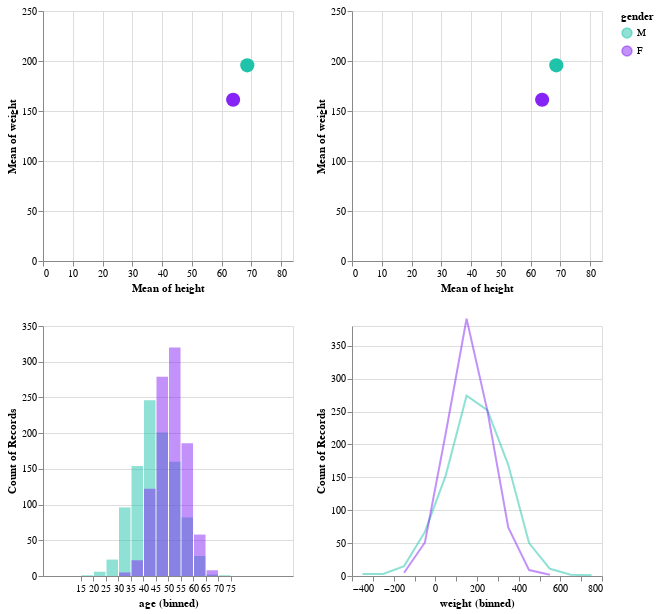

Describe this chart as a Vega-Lite specification.
### Vega-Lite specification from a JSON file in a GitHub repository (floating-point values rounded to 4 significant figures; data arrays with more than 128 entries replaced by an {"elided": "..."} marker saying what was removed)
{"config": {"view": {"continuousWidth": 400, "continuousHeight": 300}}, "vconcat": [{"hconcat": [{"mark": {"type": "point", "filled": true, "size": 200}, "encoding": {"color": {"condition": {"field": "gender", "scale": {"domain": ["M", "F"], "range": ["#1FC3AA", "#8624F5"]}, "type": "nominal", "selection": "selector019"}, "value": "lightgray"}, "x": {"aggregate": "mean", "field": "height", "scale": {"domain": [0, 84]}, "type": "quantitative"}, "y": {"aggregate": "mean", "field": "weight", "scale": {"domain": [0, 250]}, "type": "quantitative"}}, "height": 250, "selection": {"selector019": {"type": "single", "empty": "all", "fields": ["gender"]}}, "width": 250}, {"mark": {"type": "point", "filled": true, "size": 200}, "encoding": {"color": {"condition": {"field": "gender", "scale": {"domain": ["M", "F"], "range": ["#1FC3AA", "#8624F5"]}, "type": "nominal", "selection": "selector019"}, "value": "lightgray"}, "x": {"aggregate": "mean", "field": "height", "scale": {"domain": [0, 84]}, "type": "quantitative"}, "y": {"aggregate": "mean", "field": "weight", "scale": {"domain": [0, 250]}, "type": "quantitative"}}, "height": 250, "selection": {"selector019": {"type": "single", "empty": "all", "fields": ["gender"]}}, "width": 250}]}, {"hconcat": [{"mark": {"type": "bar", "opacity": 0.5, "thickness": 100}, "encoding": {"color": {"field": "gender", "scale": {"domain": ["M", "F"], "range": ["#1FC3AA", "#8624F5"]}, "type": "nominal"}, "x": {"bin": {"step": 5}, "field": "age", "scale": {"domain": [0, 100]}, "type": "quantitative"}, "y": {"aggregate": "count", "scale": {"domain": [0, 350]}, "stack": null, "type": "quantitative"}}, "height": 250, "selection": {"selector019": {"type": "single", "empty": "all", "fields": ["gender"]}}, "transform": [{"filter": {"selection": "selector019"}}], "width": 250}, {"mark": {"type": "line", "opacity": 0.5, "thickness": 100}, "encoding": {"color": {"field": "gender", "scale": {"domain": ["M", "F"], "range": ["#1FC3AA", "#8624F5"]}, "type": "nominal"}, "x": {"bin": {"step": 100}, "field": "weight", "type": "quantitative"}, "y": {"aggregate": "count", "scale": {"domain": [0, 380]}, "stack": null, "type": "quantitative"}}, "height": 250, "selection": {"selector019": {"type": "single", "empty": "all", "fields": ["gender"]}}, "transform": [{"filter": {"selection": "selector019"}}], "width": 250}]}], "data": {"name": "data-78ea0987f6e8916f4649f2dd8d2cbd25"}, "$schema": "https://vega.github.io/schema/vega-lite/v4.17.0.json", "datasets": {"data-78ea0987f6e8916f4649f2dd8d2cbd25": {"elided": "2000 records"}}}
